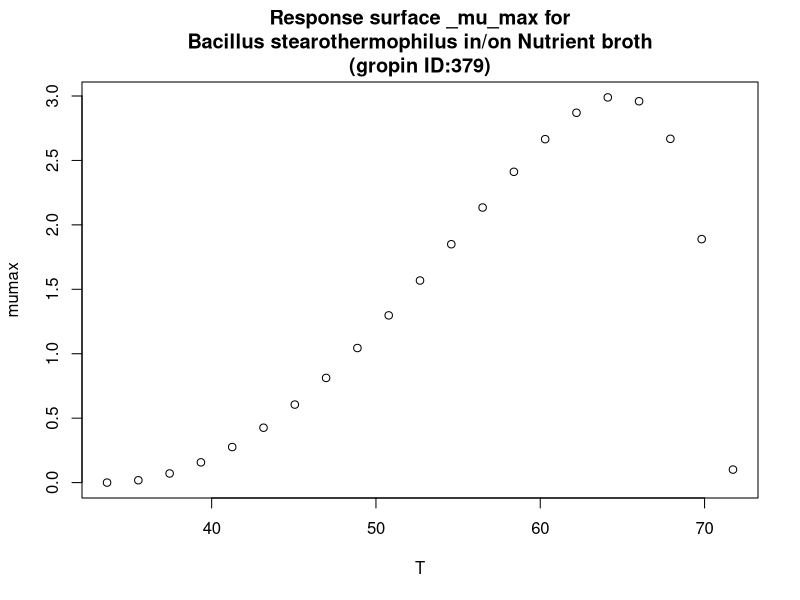

Reproduce this figure in R.
#############################
# start of Parameter script
#############################
T <- seq(33.6336,71.7282717282717,length.out=21)
#############################
# end of Parameter script
#############################
############################# 
# start of Model script Gropin ID 379 
#############################
 
# constant coefficients for this model
 
variables <- data.frame(T)
argumentsPar <- unique.data.frame(expand.grid(variables))
 
# heart of the model
response_surface <- function(T) {
   mumax <-(3*(T-71.8)*((T-33.6)^2))/((64.8-33.6)*((64.8-33.6)*(T-64.8)-(64.8-71.8)*(64.8+33.6-2*T)))

	return(mumax=mumax)
} 

# output parameters
responseSurface <- cbind(argumentsPar,response_surface(argumentsPar['T']))
colnames(responseSurface) <- c(colnames(argumentsPar),'mumax')
#############################
# End of Model script
#############################
############################# 
# start of Visualisation script Gropin ID 379 
#############################
titleText <-'Response surface _mu_max for
Bacillus stearothermophilus in/on Nutrient broth
(gropin ID:379)'
plot(T,responseSurface$'mumax',xlab='T',
                          ylab='mumax',main=titleText)
#############################
# End of Visualisation script
#############################
